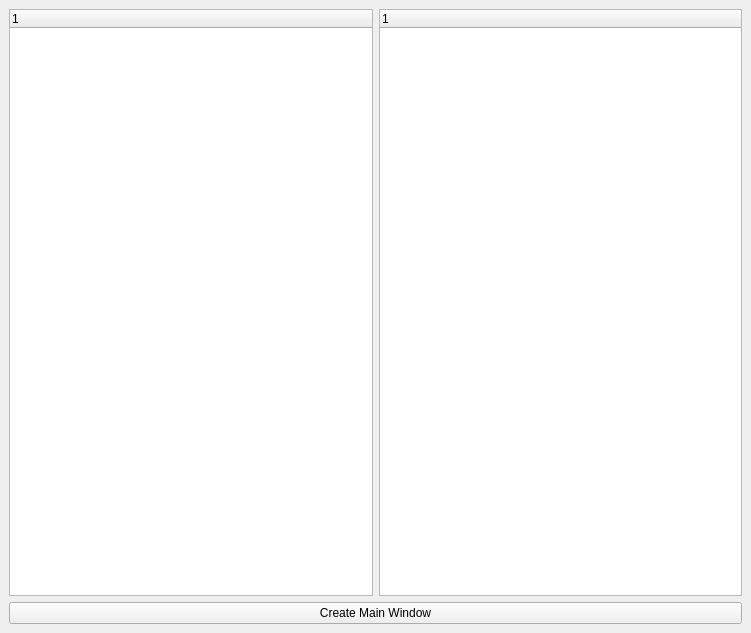
<?xml version="1.0" encoding="UTF-8"?>
<ui version="4.0">
 <class>CreateMainViewWindow</class>
 <widget class="QMainWindow" name="CreateMainViewWindow">
  <property name="geometry">
   <rect>
    <x>0</x>
    <y>0</y>
    <width>751</width>
    <height>633</height>
   </rect>
  </property>
  <property name="windowTitle">
   <string>Create Main Window</string>
  </property>
  <widget class="QWidget" name="centralwidget">
   <layout class="QVBoxLayout" name="verticalLayout">
    <item>
     <layout class="QHBoxLayout" name="horizontalLayout">
      <property name="spacing">
       <number>6</number>
      </property>
      <property name="sizeConstraint">
       <enum>QLayout::SetDefaultConstraint</enum>
      </property>
      <property name="topMargin">
       <number>0</number>
      </property>
      <item>
       <widget class="QTreeWidget" name="configFlagsListTreeWidget"/>
      </item>
      <item>
       <widget class="QTreeWidget" name="autoHideFlagsListTreeWidget"/>
      </item>
     </layout>
    </item>
    <item>
     <widget class="QPushButton" name="createMainWindowPushButton">
      <property name="text">
       <string>Create Main Window</string>
      </property>
     </widget>
    </item>
   </layout>
  </widget>
 </widget>
 <resources/>
 <connections/>
</ui>
